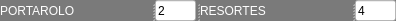
              <widget class="QSplitter" name="splitter_7">
               <property name="styleSheet">
                <string notr="true">background-color: rgb(122, 122, 122);</string>
               </property>
               <property name="orientation">
                <enum>Qt::Horizontal</enum>
               </property>
               <widget class="QLabel" name="label_13">
                <property name="minimumSize">
                 <size>
                  <width>151</width>
                  <height>21</height>
                 </size>
                </property>
                <property name="maximumSize">
                 <size>
                  <width>151</width>
                  <height>16777215</height>
                 </size>
                </property>
                <property name="styleSheet">
                 <string notr="true">color: rgb(255, 255, 255);
font: 75 italic 8pt &quot;Arial&quot;;</string>
                </property>
                <property name="text">
                 <string>PORTAROLO</string>
                </property>
               </widget>
               <widget class="QLineEdit" name="portarolo_tractor">
                <property name="minimumSize">
                 <size>
                  <width>41</width>
                  <height>21</height>
                 </size>
                </property>
                <property name="maximumSize">
                 <size>
                  <width>41</width>
                  <height>21</height>
                 </size>
                </property>
                <property name="styleSheet">
                 <string notr="true">background-color: rgb(255, 255, 255);</string>
                </property>
                <property name="text">
                 <string>2</string>
                </property>
               </widget>
               <widget class="QLabel" name="label_24">
                <property name="minimumSize">
                 <size>
                  <width>151</width>
                  <height>21</height>
                 </size>
                </property>
                <property name="maximumSize">
                 <size>
                  <width>151</width>
                  <height>16777215</height>
                 </size>
                </property>
                <property name="styleSheet">
                 <string notr="true">color: rgb(255, 255, 255);
font: 75 italic 8pt &quot;Arial&quot;;</string>
                </property>
                <property name="text">
                 <string>RESORTES</string>
                </property>
               </widget>
               <widget class="QLineEdit" name="resortes_tractor">
                <property name="minimumSize">
                 <size>
                  <width>41</width>
                  <height>21</height>
                 </size>
                </property>
                <property name="maximumSize">
                 <size>
                  <width>41</width>
                  <height>21</height>
                 </size>
                </property>
                <property name="styleSheet">
                 <string notr="true">background-color: rgb(255, 255, 255);</string>
                </property>
                <property name="text">
                 <string>4</string>
                </property>
               </widget>
              </widget>
